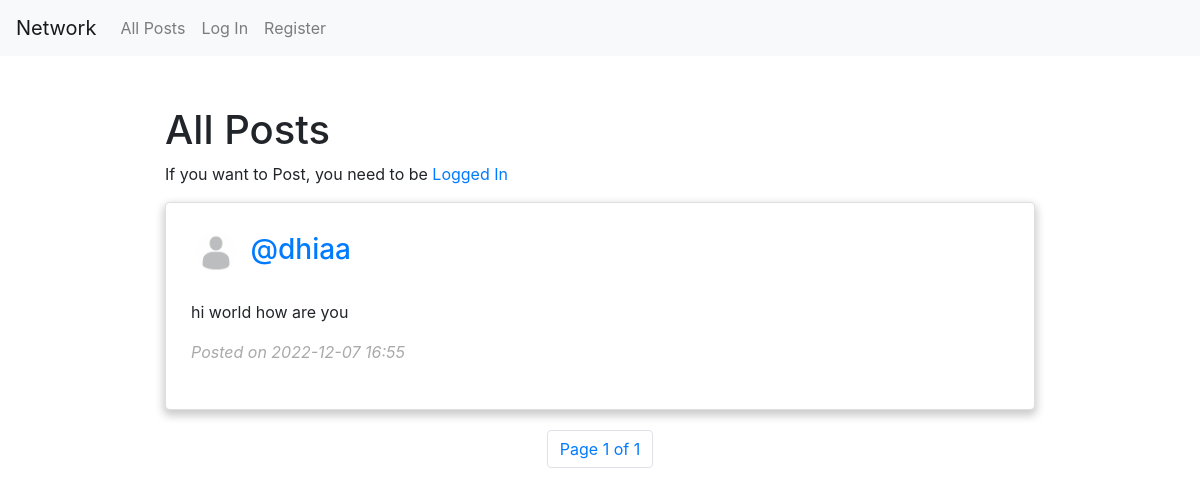
The page / on the database its author committed.
### network/models.py (models this page shows, shortened)
class Post(models.Model):
    author = models.ForeignKey(User, on_delete=models.CASCADE, null=True, blank=True, related_name="comment_person")
    content = models.TextField()
    imageURL = models.CharField(max_length=2000, blank=True, null=True,)
    date = models.DateTimeField(auto_now_add=True)
    nb_likes = models.PositiveIntegerField(default=0)
    def is_liked(self, user):
        likes = self.likes.all()
        for like in likes:
            if user == like.liker:
                return True
        return False

class User(AbstractUser):
    bio = models.CharField(blank=True, null=True, max_length=500)
    profile_image = ResizedImageField(size=[600,600], default="network/static/profile_pictures/default.jpeg", upload_to="network/static/profile_pictures")
    def __str__(self):
        return self.username

### network/views.py (the view)
# urls.py: path("", views.index, name="index"),
def index(request):
    user = request.user
    posts = Post.objects.all().order_by('-date')
    paginator = Paginator(posts, 10)
    page_number = request.GET.get('page')
    page_obj = paginator.get_page(page_number)
    for post in page_obj:
        post.liked = post.is_liked(user)
        post.date = post.date.strftime('%Y-%m-%d %H:%M')
    return render(request, "network/index.html", {
        "user": user,
        "posts": posts,
        'page_obj': page_obj
    })

### network/templates/network/index.html (shortened to what this page needs)
{% extends "network/layout.html" %}
{% load static %}
{% block body %}
        <div class="container">
        <h1>All Posts</i></h1>
        {% if user.is_authenticated %}
        <form onsubmit="createPost(event)">
            {% csrf_token %}
        <div id="first_card" class="card">
            <div class="card-body">
                <h4><label for="textarea-post">New Post</label></h4>
                <textarea name="textarea-post" class ="textarea" id="textarea-post" rows="5" required="True"></textarea>
                <button type="submit" class="btn btn-primary my-2">Post</button>
            </div>
        </div>
        </form>
        {% else %}
        <p>If you want to Post, you need to be <a href="{% url 'login' %}">Logged In</a></p>
        {% endif %}
        <div id="post-list">
        {% for post in page_obj %}
            <div class="card" id="post_div_{{post.id}}">
                <div class="card-body">
                    <div>
                        <img src="{{post.author.profile_image.url}}" alt="" class="profileImagePost item" >
                        <a class="item" href="{% url 'profile' id=post.author.id %}"><h3>@{{post.author}}</h3></a>
                    </div>
                    <div id="disappear_{{post.id}}">
                        <p id="text_{{post.id}}" style="margin-top:20px;">{{post.content}}</p>
                        <div id="date_post"><i>Posted on <span>{{post.date}}</span> </i></div>
                    </div>
                </div>
            </div>
            {% endfor %}
        </div>
        <nav class="pagination" aria-label="Page navigation example">
                <ul class="pagination">
                <li class="page-item"><a class="page-link" href="#">Page {{ page_obj.number }} of {{ page_obj.paginator.num_pages }}</a></li>
                </ul>
        </nav>
    </div>
{% endblock %}

### network/static/network/styles.css (style rules this page uses)
.container { max-width: 900px; margin: auto; margin-top: 50px; }
.card { padding: 5px; border-radius: 5px; box-shadow: 0 4px 8px 2px rgba(0, 0, 0, 0.2); margin-bottom: 20px }
#date_post { margin-bottom:20px; color: rgb(169, 169, 169); }
a, a:hover { text-decoration: none; }
.profileImagePost { border-radius: 50%; height:50px; width:50px; }
.item { display: inline-block; vertical-align: top; padding: 5px; }
.pagination { justify-content: center; }

### rows shown on the page
Post: author.profile_image (placeholder picture), author "dhiaa", content "hi world how are you", date "2022-12-07 16:55"

### other values the page prints
{{ page_obj.number }} "1"
{{ page_obj.paginator.num_pages }} "1"
